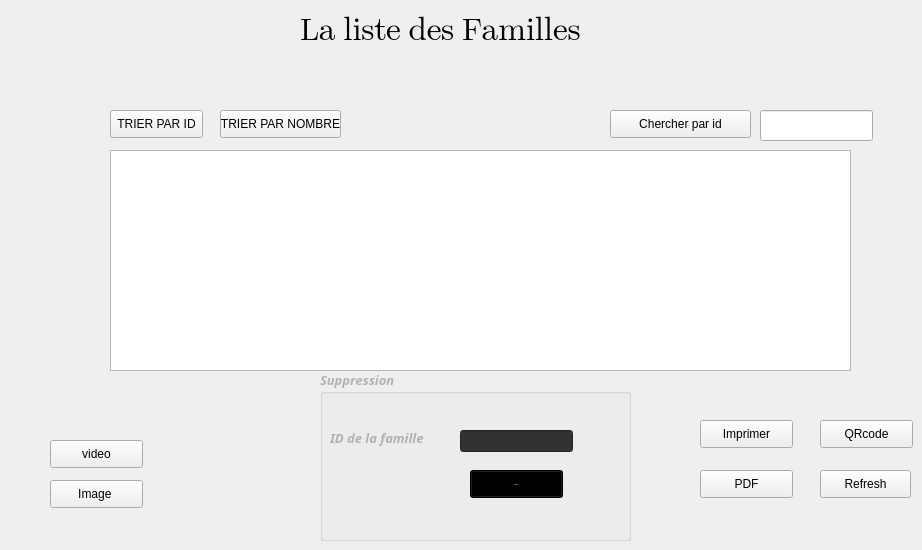
      <widget class="QWidget" name="tab_6">
       <attribute name="title">
        <string>Gestions des familles</string>
       </attribute>
       <widget class="QLabel" name="label_15">
        <property name="geometry">
         <rect>
          <x>300</x>
          <y>-10</y>
          <width>391</width>
          <height>81</height>
         </rect>
        </property>
        <property name="font">
         <font>
          <family>Segoe UI Emoji</family>
          <pointsize>24</pointsize>
          <italic>false</italic>
          <underline>false</underline>
         </font>
        </property>
        <property name="cursor">
         <cursorShape>OpenHandCursor</cursorShape>
        </property>
        <property name="text">
         <string>La liste des Familles</string>
        </property>
       </widget>
       <widget class="QTableView" name="tableView_2">
        <property name="geometry">
         <rect>
          <x>110</x>
          <y>150</y>
          <width>741</width>
          <height>221</height>
         </rect>
        </property>
        <property name="cursor" stdset="0">
         <cursorShape>PointingHandCursor</cursorShape>
        </property>
       </widget>
       <widget class="QGroupBox" name="groupBox_4">
        <property name="geometry">
         <rect>
          <x>320</x>
          <y>370</y>
          <width>311</width>
          <height>171</height>
         </rect>
        </property>
        <property name="palette">
         <palette>
          <active>
           <colorrole role="WindowText">
            <brush brushstyle="SolidPattern">
             <color alpha="255">
              <red>177</red>
              <green>177</green>
              <blue>177</blue>
             </color>
            </brush>
           </colorrole>
           <colorrole role="Button">
            <brush brushstyle="SolidPattern">
             <color alpha="255">
              <red>50</red>
              <green>50</green>
              <blue>50</blue>
             </color>
            </brush>
           </colorrole>
           <colorrole role="Text">
            <brush brushstyle="SolidPattern">
             <color alpha="255">
              <red>177</red>
              <green>177</green>
              <blue>177</blue>
             </color>
            </brush>
           </colorrole>
           <colorrole role="ButtonText">
            <brush brushstyle="SolidPattern">
             <color alpha="255">
              <red>177</red>
              <green>177</green>
              <blue>177</blue>
             </color>
            </brush>
           </colorrole>
           <colorrole role="Base">
            <brush brushstyle="SolidPattern">
             <color alpha="255">
              <red>50</red>
              <green>50</green>
              <blue>50</blue>
             </color>
            </brush>
           </colorrole>
           <colorrole role="Window">
            <brush brushstyle="SolidPattern">
             <color alpha="255">
              <red>50</red>
              <green>50</green>
              <blue>50</blue>
             </color>
            </brush>
           </colorrole>
           <colorrole role="PlaceholderText">
            <brush brushstyle="NoBrush">
             <color alpha="128">
              <red>177</red>
              <green>177</green>
              <blue>177</blue>
             </color>
            </brush>
           </colorrole>
          </active>
          <inactive>
           <colorrole role="WindowText">
            <brush brushstyle="SolidPattern">
             <color alpha="255">
              <red>177</red>
              <green>177</green>
              <blue>177</blue>
             </color>
            </brush>
           </colorrole>
           <colorrole role="Button">
            <brush brushstyle="SolidPattern">
             <color alpha="255">
              <red>50</red>
              <green>50</green>
              <blue>50</blue>
             </color>
            </brush>
           </colorrole>
           <colorrole role="Text">
            <brush brushstyle="SolidPattern">
             <color alpha="255">
              <red>177</red>
              <green>177</green>
              <blue>177</blue>
             </color>
            </brush>
           </colorrole>
           <colorrole role="ButtonText">
            <brush brushstyle="SolidPattern">
             <color alpha="255">
              <red>177</red>
              <green>177</green>
              <blue>177</blue>
             </color>
            </brush>
           </colorrole>
           <colorrole role="Base">
            <brush brushstyle="SolidPattern">
             <color alpha="255">
              <red>50</red>
              <green>50</green>
              <blue>50</blue>
             </color>
            </brush>
           </colorrole>
           <colorrole role="Window">
            <brush brushstyle="SolidPattern">
             <color alpha="255">
              <red>50</red>
              <green>50</green>
              <blue>50</blue>
             </color>
            </brush>
           </colorrole>
           <colorrole role="PlaceholderText">
            <brush brushstyle="NoBrush">
             <color alpha="128">
              <red>177</red>
              <green>177</green>
              <blue>177</blue>
             </color>
            </brush>
           </colorrole>
          </inactive>
          <disabled>
           <colorrole role="WindowText">
            <brush brushstyle="SolidPattern">
             <color alpha="255">
              <red>64</red>
              <green>64</green>
              <blue>64</blue>
             </color>
            </brush>
           </colorrole>
           <colorrole role="Button">
            <brush brushstyle="SolidPattern">
             <color alpha="255">
              <red>50</red>
              <green>50</green>
              <blue>50</blue>
             </color>
            </brush>
           </colorrole>
           <colorrole role="Text">
            <brush brushstyle="SolidPattern">
             <color alpha="255">
              <red>64</red>
              <green>64</green>
              <blue>64</blue>
             </color>
            </brush>
           </colorrole>
           <colorrole role="ButtonText">
            <brush brushstyle="SolidPattern">
             <color alpha="255">
              <red>64</red>
              <green>64</green>
              <blue>64</blue>
             </color>
            </brush>
           </colorrole>
           <colorrole role="Base">
            <brush brushstyle="SolidPattern">
             <color alpha="255">
              <red>50</red>
              <green>50</green>
              <blue>50</blue>
             </color>
            </brush>
           </colorrole>
           <colorrole role="Window">
            <brush brushstyle="SolidPattern">
             <color alpha="255">
              <red>50</red>
              <green>50</green>
              <blue>50</blue>
             </color>
            </brush>
           </colorrole>
           <colorrole role="PlaceholderText">
            <brush brushstyle="NoBrush">
             <color alpha="128">
              <red>177</red>
              <green>177</green>
              <blue>177</blue>
             </color>
            </brush>
           </colorrole>
          </disabled>
         </palette>
        </property>
        <property name="font">
         <font>
          <family>Perpetua</family>
          <pointsize>10</pointsize>
          <weight>75</weight>
          <italic>true</italic>
          <bold>true</bold>
         </font>
        </property>
        <property name="title">
         <string>Suppression</string>
        </property>
        <widget class="QLabel" name="label_16">
         <property name="geometry">
          <rect>
           <x>10</x>
           <y>60</y>
           <width>111</width>
           <height>16</height>
          </rect>
         </property>
         <property name="text">
          <string>ID de la famille</string>
         </property>
        </widget>
        <widget class="QLineEdit" name="supp_2">
         <property name="geometry">
          <rect>
           <x>140</x>
           <y>60</y>
           <width>113</width>
           <height>22</height>
          </rect>
         </property>
         <property name="cursor">
          <cursorShape>PointingHandCursor</cursorShape>
         </property>
        </widget>
        <widget class="QPushButton" name="pb_supp_2">
         <property name="geometry">
          <rect>
           <x>150</x>
           <y>100</y>
           <width>93</width>
           <height>28</height>
          </rect>
         </property>
         <property name="palette">
          <palette>
           <active>
            <colorrole role="WindowText">
             <brush brushstyle="SolidPattern">
              <color alpha="255">
               <red>177</red>
               <green>177</green>
               <blue>177</blue>
              </color>
             </brush>
            </colorrole>
            <colorrole role="Button">
             <brush brushstyle="LinearGradientPattern">
              <gradient startx="0.000000000000000" starty="0.000000000000000" endx="0.000000000000000" endy="1.000000000000000" type="LinearGradient" spread="PadSpread" coordinatemode="ObjectBoundingMode">
               <gradientstop position="0.000000000000000">
                <color alpha="255">
                 <red>86</red>
                 <green>86</green>
                 <blue>86</blue>
                </color>
               </gradientstop>
               <gradientstop position="0.100000000000000">
                <color alpha="255">
                 <red>82</red>
                 <green>82</green>
                 <blue>82</blue>
                </color>
               </gradientstop>
               <gradientstop position="0.500000000000000">
                <color alpha="255">
                 <red>78</red>
                 <green>78</green>
                 <blue>78</blue>
                </color>
               </gradientstop>
               <gradientstop position="0.900000000000000">
                <color alpha="255">
                 <red>74</red>
                 <green>74</green>
                 <blue>74</blue>
                </color>
               </gradientstop>
               <gradientstop position="1.000000000000000">
                <color alpha="255">
                 <red>70</red>
                 <green>70</green>
                 <blue>70</blue>
                </color>
               </gradientstop>
              </gradient>
             </brush>
            </colorrole>
            <colorrole role="Text">
             <brush brushstyle="SolidPattern">
              <color alpha="255">
               <red>177</red>
               <green>177</green>
               <blue>177</blue>
              </color>
             </brush>
            </colorrole>
            <colorrole role="ButtonText">
             <brush brushstyle="SolidPattern">
              <color alpha="255">
               <red>177</red>
               <green>177</green>
               <blue>177</blue>
              </color>
             </brush>
            </colorrole>
            <colorrole role="Base">
             <brush brushstyle="LinearGradientPattern">
              <gradient startx="0.000000000000000" starty="0.000000000000000" endx="0.000000000000000" endy="1.000000000000000" type="LinearGradient" spread="PadSpread" coordinatemode="ObjectBoundingMode">
               <gradientstop position="0.000000000000000">
                <color alpha="255">
                 <red>86</red>
                 <green>86</green>
                 <blue>86</blue>
                </color>
               </gradientstop>
               <gradientstop position="0.100000000000000">
                <color alpha="255">
                 <red>82</red>
                 <green>82</green>
                 <blue>82</blue>
                </color>
               </gradientstop>
               <gradientstop position="0.500000000000000">
                <color alpha="255">
                 <red>78</red>
                 <green>78</green>
                 <blue>78</blue>
                </color>
               </gradientstop>
               <gradientstop position="0.900000000000000">
                <color alpha="255">
                 <red>74</red>
                 <green>74</green>
                 <blue>74</blue>
                </color>
               </gradientstop>
               <gradientstop position="1.000000000000000">
                <color alpha="255">
                 <red>70</red>
                 <green>70</green>
                 <blue>70</blue>
                </color>
               </gradientstop>
              </gradient>
             </brush>
            </colorrole>
            <colorrole role="Window">
             <brush brushstyle="LinearGradientPattern">
              <gradient startx="0.000000000000000" starty="0.000000000000000" endx="0.000000000000000" endy="1.000000000000000" type="LinearGradient" spread="PadSpread" coordinatemode="ObjectBoundingMode">
               <gradientstop position="0.000000000000000">
                <color alpha="255">
                 <red>86</red>
                 <green>86</green>
                 <blue>86</blue>
                </color>
               </gradientstop>
               <gradientstop position="0.100000000000000">
                <color alpha="255">
                 <red>82</red>
                 <green>82</green>
                 <blue>82</blue>
                </color>
               </gradientstop>
               <gradientstop position="0.500000000000000">
                <color alpha="255">
                 <red>78</red>
                 <green>78</green>
                 <blue>78</blue>
                </color>
               </gradientstop>
               <gradientstop position="0.900000000000000">
                <color alpha="255">
                 <red>74</red>
                 <green>74</green>
                 <blue>74</blue>
                </color>
               </gradientstop>
               <gradientstop position="1.000000000000000">
                <color alpha="255">
                 <red>70</red>
                 <green>70</green>
                 <blue>70</blue>
                </color>
               </gradientstop>
              </gradient>
             </brush>
            </colorrole>
            <colorrole role="PlaceholderText">
             <brush brushstyle="NoBrush">
              <color alpha="128">
               <red>177</red>
               <green>177</green>
               <blue>177</blue>
              </color>
             </brush>
            </colorrole>
           </active>
           <inactive>
            <colorrole role="WindowText">
             <brush brushstyle="SolidPattern">
              <color alpha="255">
               <red>177</red>
               <green>177</green>
               <blue>177</blue>
              </color>
             </brush>
            </colorrole>
            <colorrole role="Button">
             <brush brushstyle="LinearGradientPattern">
              <gradient startx="0.000000000000000" starty="0.000000000000000" endx="0.000000000000000" endy="1.000000000000000" type="LinearGradient" spread="PadSpread" coordinatemode="ObjectBoundingMode">
               <gradientstop position="0.000000000000000">
                <color alpha="255">
                 <red>86</red>
                 <green>86</green>
                 <blue>86</blue>
                </color>
               </gradientstop>
               <gradientstop position="0.100000000000000">
                <color alpha="255">
                 <red>82</red>
                 <green>82</green>
                 <blue>82</blue>
                </color>
               </gradientstop>
               <gradientstop position="0.500000000000000">
                <color alpha="255">
                 <red>78</red>
                 <green>78</green>
                 <blue>78</blue>
                </color>
               </gradientstop>
               <gradientstop position="0.900000000000000">
                <color alpha="255">
                 <red>74</red>
                 <green>74</green>
                 <blue>74</blue>
                </color>
               </gradientstop>
               <gradientstop position="1.000000000000000">
                <color alpha="255">
                 <red>70</red>
                 <green>70</green>
                 <blue>70</blue>
                </color>
               </gradientstop>
              </gradient>
             </brush>
            </colorrole>
            <colorrole role="Text">
             <brush brushstyle="SolidPattern">
              <color alpha="255">
               <red>177</red>
               <green>177</green>
               <blue>177</blue>
              </color>
             </brush>
            </colorrole>
            <colorrole role="ButtonText">
             <brush brushstyle="SolidPattern">
              <color alpha="255">
               <red>177</red>
               <green>177</green>
               <blue>177</blue>
              </color>
             </brush>
            </colorrole>
            <colorrole role="Base">
             <brush brushstyle="LinearGradientPattern">
              <gradient startx="0.000000000000000" starty="0.000000000000000" endx="0.000000000000000" endy="1.000000000000000" type="LinearGradient" spread="PadSpread" coordinatemode="ObjectBoundingMode">
               <gradientstop position="0.000000000000000">
                <color alpha="255">
                 <red>86</red>
                 <green>86</green>
                 <blue>86</blue>
                </color>
               </gradientstop>
               <gradientstop position="0.100000000000000">
                <color alpha="255">
                 <red>82</red>
                 <green>82</green>
                 <blue>82</blue>
                </color>
               </gradientstop>
               <gradientstop position="0.500000000000000">
                <color alpha="255">
                 <red>78</red>
                 <green>78</green>
                 <blue>78</blue>
                </color>
               </gradientstop>
               <gradientstop position="0.900000000000000">
                <color alpha="255">
                 <red>74</red>
                 <green>74</green>
                 <blue>74</blue>
                </color>
               </gradientstop>
               <gradientstop position="1.000000000000000">
                <color alpha="255">
                 <red>70</red>
                 <green>70</green>
                 <blue>70</blue>
                </color>
               </gradientstop>
              </gradient>
             </brush>
            </colorrole>
            <colorrole role="Window">
             <brush brushstyle="LinearGradientPattern">
              <gradient startx="0.000000000000000" starty="0.000000000000000" endx="0.000000000000000" endy="1.000000000000000" type="LinearGradient" spread="PadSpread" coordinatemode="ObjectBoundingMode">
               <gradientstop position="0.000000000000000">
                <color alpha="255">
                 <red>86</red>
                 <green>86</green>
                 <blue>86</blue>
                </color>
               </gradientstop>
               <gradientstop position="0.100000000000000">
                <color alpha="255">
                 <red>82</red>
                 <green>82</green>
                 <blue>82</blue>
                </color>
               </gradientstop>
               <gradientstop position="0.500000000000000">
                <color alpha="255">
                 <red>78</red>
                 <green>78</green>
                 <blue>78</blue>
                </color>
               </gradientstop>
               <gradientstop position="0.900000000000000">
                <color alpha="255">
                 <red>74</red>
                 <green>74</green>
                 <blue>74</blue>
                </color>
               </gradientstop>
               <gradientstop position="1.000000000000000">
                <color alpha="255">
                 <red>70</red>
                 <green>70</green>
                 <blue>70</blue>
                </color>
               </gradientstop>
              </gradient>
             </brush>
            </colorrole>
            <colorrole role="PlaceholderText">
             <brush brushstyle="NoBrush">
              <color alpha="128">
               <red>177</red>
               <green>177</green>
               <blue>177</blue>
              </color>
             </brush>
            </colorrole>
           </inactive>
           <disabled>
            <colorrole role="WindowText">
             <brush brushstyle="SolidPattern">
              <color alpha="255">
               <red>64</red>
               <green>64</green>
               <blue>64</blue>
              </color>
             </brush>
            </colorrole>
            <colorrole role="Button">
             <brush brushstyle="SolidPattern">
              <color alpha="255">
               <red>50</red>
               <green>50</green>
               <blue>50</blue>
              </color>
             </brush>
            </colorrole>
            <colorrole role="Text">
             <brush brushstyle="SolidPattern">
              <color alpha="255">
               <red>64</red>
               <green>64</green>
               <blue>64</blue>
              </color>
             </brush>
            </colorrole>
            <colorrole role="ButtonText">
             <brush brushstyle="SolidPattern">
              <color alpha="255">
               <red>64</red>
               <green>64</green>
               <blue>64</blue>
              </color>
             </brush>
            </colorrole>
            <colorrole role="Base">
             <brush brushstyle="SolidPattern">
              <color alpha="255">
               <red>50</red>
               <green>50</green>
               <blue>50</blue>
              </color>
             </brush>
            </colorrole>
            <colorrole role="Window">
             <brush brushstyle="SolidPattern">
              <color alpha="255">
               <red>50</red>
               <green>50</green>
               <blue>50</blue>
              </color>
             </brush>
            </colorrole>
            <colorrole role="PlaceholderText">
             <brush brushstyle="NoBrush">
              <color alpha="128">
               <red>177</red>
               <green>177</green>
               <blue>177</blue>
              </color>
             </brush>
            </colorrole>
           </disabled>
          </palette>
         </property>
         <property name="font">
          <font>
           <family>Rockwell</family>
           <pointsize>-1</pointsize>
           <weight>75</weight>
           <italic>true</italic>
           <bold>true</bold>
          </font>
         </property>
         <property name="cursor">
          <cursorShape>PointingHandCursor</cursorShape>
         </property>
         <property name="text">
          <string>Supprimer</string>
         </property>
        </widget>
       </widget>
       <widget class="QPushButton" name="TRI_2">
        <property name="geometry">
         <rect>
          <x>110</x>
          <y>110</y>
          <width>93</width>
          <height>28</height>
         </rect>
        </property>
        <property name="cursor">
         <cursorShape>PointingHandCursor</cursorShape>
        </property>
        <property name="text">
         <string>TRIER PAR ID</string>
        </property>
       </widget>
       <widget class="QLineEdit" name="lineEdit_3">
        <property name="geometry">
         <rect>
          <x>760</x>
          <y>110</y>
          <width>113</width>
          <height>31</height>
         </rect>
        </property>
       </widget>
       <widget class="QPushButton" name="pushButton_12">
        <property name="geometry">
         <rect>
          <x>610</x>
          <y>110</y>
          <width>141</width>
          <height>28</height>
         </rect>
        </property>
        <property name="cursor">
         <cursorShape>PointingHandCursor</cursorShape>
        </property>
        <property name="text">
         <string>Chercher par id</string>
        </property>
       </widget>
       <widget class="QPushButton" name="pdf_2">
        <property name="geometry">
         <rect>
          <x>700</x>
          <y>470</y>
          <width>93</width>
          <height>28</height>
         </rect>
        </property>
        <property name="text">
         <string>PDF</string>
        </property>
       </widget>
       <widget class="QPushButton" name="pushButton_13">
        <property name="geometry">
         <rect>
          <x>700</x>
          <y>420</y>
          <width>93</width>
          <height>28</height>
         </rect>
        </property>
        <property name="text">
         <string>Imprimer</string>
        </property>
       </widget>
       <widget class="QPushButton" name="pushButton_14">
        <property name="geometry">
         <rect>
          <x>220</x>
          <y>110</y>
          <width>121</width>
          <height>28</height>
         </rect>
        </property>
        <property name="text">
         <string>TRIER PAR NOMBRE</string>
        </property>
       </widget>
       <widget class="QPushButton" name="pushButton_15">
        <property name="geometry">
         <rect>
          <x>820</x>
          <y>470</y>
          <width>91</width>
          <height>28</height>
         </rect>
        </property>
        <property name="text">
         <string>Refresh</string>
        </property>
       </widget>
       <widget class="QPushButton" name="pushButton_16">
        <property name="geometry">
         <rect>
          <x>50</x>
          <y>440</y>
          <width>93</width>
          <height>28</height>
         </rect>
        </property>
        <property name="text">
         <string>video</string>
        </property>
       </widget>
       <widget class="QPushButton" name="pushButton_17">
        <property name="geometry">
         <rect>
          <x>50</x>
          <y>480</y>
          <width>93</width>
          <height>28</height>
         </rect>
        </property>
        <property name="text">
         <string>Image </string>
        </property>
       </widget>
       <widget class="QLabel" name="img_label_2">
        <property name="geometry">
         <rect>
          <x>160</x>
          <y>420</y>
          <width>121</width>
          <height>111</height>
         </rect>
        </property>
        <property name="text">
         <string/>
        </property>
       </widget>
       <widget class="QPushButton" name="pushButton_18">
        <property name="geometry">
         <rect>
          <x>820</x>
          <y>420</y>
          <width>93</width>
          <height>28</height>
         </rect>
        </property>
        <property name="text">
         <string>QRcode</string>
        </property>
       </widget>
      </widget>
